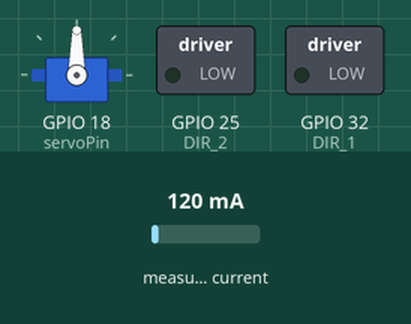
Simulated run of this program. Board: ESP32. Parts: servo, switched loads named in the program (green lamp = pin HIGH). The test bench sets the inputs (shaded band); at power-on: measured current 120 mA. Pins used as bus, display or sensor lines are not drawn; what the program prints to the serial monitor is not drawn.

Above: at 0.1 s.
At 2.05 s:
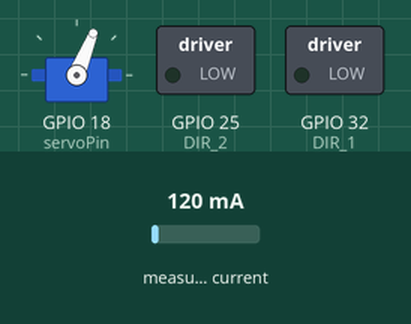
At 3.8 s:
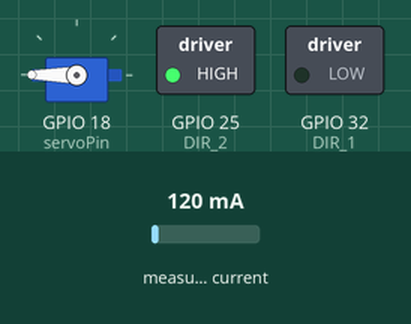
At 4.8 s:
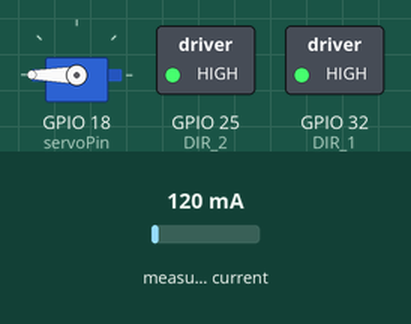
At 10.8 s:
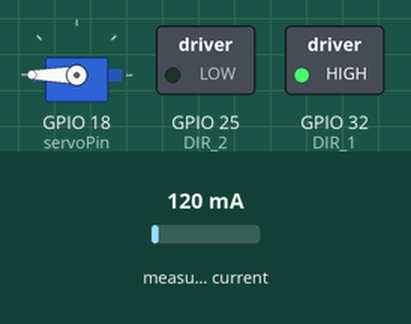
At 14.5 s:
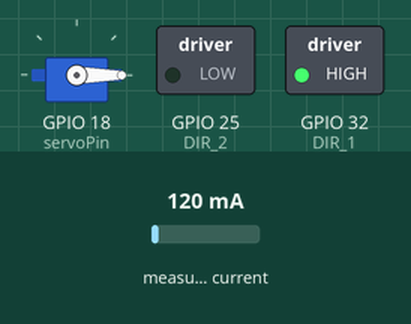
Timing chart, 0 to 16.0 s (numbered marks = the images above):
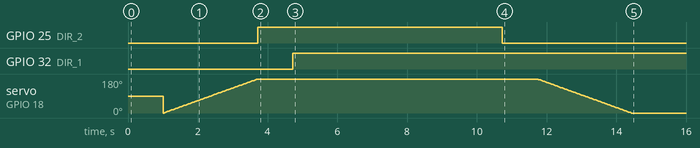

Measured:
- by itself, GPIO 25 (DIR_2): LOW → HIGH at 3.7 s, → LOW 7.0 s later
- by itself, GPIO 32 (DIR_1): LOW → HIGH at 4.7 s

The program:

main.cpp
```cpp
#include <Arduino.h>

#include <variable_def.h>
#include <Wire.h>
#include <Adafruit_INA219.h>
#include <ESP32Servo.h>

#include <current_ina.cpp>
#include <stepper_motor.cpp>
#include <servo.cpp>

unsigned long last_time = 0;
unsigned long up_time = 1000;
unsigned long moov_time1 = 1000;
unsigned long wait_time = 4000;
unsigned long moov_time2 = 1000;
unsigned long down_time = 1000;
void setup(void)
{
  Serial.begin(115200);
  while (!Serial)
  {
    delay(1);
  }
  millis();
 current_setup();
 motor_setup();
 servo_setup();

}

void loop(void){
print_current();
// ina219.getCurrent_mA()

last_time = millis();
while (millis()-last_time<=1000)
{
print_current();
}


servo_close();
last_time = millis();
while (millis()-last_time<=up_time)
{
  fow_2();
}
last_time = millis();
while (millis()-last_time<=moov_time1)
{
  fow_1();
}

// delay(2000);

last_time = millis();
while (millis()-last_time<=wait_time)
{
  float a = ina219.getCurrent_mA();
  Serial.println(a);
  if (a>=10000)
  {
    while(1){
      print_current();
    }
  }

}


last_time = millis();
while (millis()-last_time<=moov_time2)
{
  fow_1();
}
last_time = millis();
while (millis()-last_time<=down_time)
{
  back_2();
}
servo_open();

while(1){
print_current();
}

}
```

current_ina.cpp
```cpp
#include <variable_def.h>
#include <Wire.h>
#include <Adafruit_INA219.h>
#include <ESP32Servo.h>

void current_setup(){
    // INA219 Initilize
  if (! ina219.begin())
  {
    Serial.println("Failed to find INA219 chip");
  }
  ina219.setCalibration_32V_1A();

  Serial.println("Measuring voltage, current, and power with INA219 ...");
}

void print_current(){
    Serial.println(ina219.getCurrent_mA());
}
```

servo.cpp
```cpp
#include <variable_def.h>
#include <Wire.h>
#include <Adafruit_INA219.h>
#include <ESP32Servo.h>


    // variable to store the servo position
// Recommended PWM GPIO pins on the ESP32 include 2,4,12-19,21-23,25-27,32-33
// Possible PWM GPIO pins on the ESP32-S2: 0(used by on-board button),1-17,18(used by on-board LED),19-21,26,33-42
// Possible PWM GPIO pins on the ESP32-S3: 0(used by on-board button),1-21,35-45,47,48(used by on-board LED)
// Possible PWM GPIO pins on the ESP32-C3: 0(used by on-board button),1-7,8(used by on-board LED),9-10,18-21


void servo_setup() {
	// Allow allocation of all timers
	ESP32PWM::allocateTimer(0);
	ESP32PWM::allocateTimer(1);
	ESP32PWM::allocateTimer(2);
	ESP32PWM::allocateTimer(3);
	myservo.setPeriodHertz(50);    // standard 50 hz servo
	myservo.attach(servoPin, 1650, 2050); // attaches the servo on pin 18 to the servo object
    //1650 - max open , 2000 - max close
	// using default min/max of 1000us and 2000us
	// different servos may require different min/max settings
	// for an accurate 0 to 180 sweep
}

void servo_loop() {

	for (pos = 0; pos <= 180; pos += 1) { // goes from 0 degrees to 180 degrees
		// in steps of 1 degree
		myservo.write(pos);    // tell servo to go to position in variable 'pos'
		delay(15);             // waits 15ms for the servo to reach the position
	}
    delay(3000);
	for (pos = 180; pos >= 0; pos -= 1) { // goes from 180 degrees to 0 degrees
		myservo.write(pos);    // tell servo to go to position in variable 'pos'
		delay(15);             // waits 15ms for the servo to reach the position
	}
}

void servo_close() {

	for (pos = 0; pos <= 180; pos += 1) { // goes from 0 degrees to 180 degrees
		// in steps of 1 degree
		myservo.write(pos);    // tell servo to go to position in variable 'pos'
		delay(15);             // waits 15ms for the servo to reach the position
	}
}
void servo_open() {

	for (pos = 180; pos >= 0; pos -= 1) { // goes from 180 degrees to 0 degrees
		myservo.write(pos);    // tell servo to go to position in variable 'pos'
		delay(15);             // waits 15ms for the servo to reach the position
	}
}
```

stepper_motor.cpp
```cpp
#include <variable_def.h>
#include <Wire.h>
#include <Adafruit_INA219.h>
#include <ESP32Servo.h>

int DIR_1 = dir_1;    // DIR- pin
int PUL_1 = pul_1;    // PUL- pin
int DIR_2 = dir_2;    // DIR- pin
int PUL_2 = pul_2;    // PUL- pin
unsigned long int ms = 50;
unsigned long int count = 0 , precount = 0 ;

void motor_setup() {
  pinMode (DIR_1, OUTPUT);
  pinMode (PUL_1, OUTPUT);
  pinMode (DIR_2, OUTPUT);
  pinMode (PUL_2, OUTPUT);
}

void moov_1(){
  if((micros()-count)>=ms){
    digitalWrite(PUL_1,HIGH);
    Serial.print("high");
  }//delay(t);
  if((micros()-count)>=(ms*2)){
    digitalWrite(PUL_1,LOW);
    Serial.print("low");
  count=micros();
  }//delay(t);
}

void back_1(){
    digitalWrite(DIR_1,LOW);
    Serial.println("fow");
    moov_1();
}

void fow_1(){
    digitalWrite(DIR_1,HIGH);
    Serial.println("back");
    moov_1();

}


void moov_2(){
  if((micros()-count)>=ms){
    digitalWrite(PUL_2,HIGH);
    Serial.print("high");
  }//delay(t);
  if((micros()-count)>=(ms*2)){
    digitalWrite(PUL_2,LOW);
    Serial.print("low");
  count=micros();
  }//delay(t);
}

void back_2(){
    digitalWrite(DIR_2,LOW);
    Serial.println("fow");
    moov_2();
}

void fow_2(){
    digitalWrite(DIR_2,HIGH);
    Serial.println("back");
    moov_2();

}
```

variable_def.h
```cpp
#include <Wire.h>
#include <Adafruit_INA219.h>
#include <ESP32Servo.h>

#ifndef VARIABLE_H
#define VARIABLE_H

Servo myservo;
Adafruit_INA219 ina219;

int pos = 0;


#define dir_1 32
#define pul_1 33
#define dir_2 25
#define pul_2 26
#define servoPin 18
// #define scl 22
// #define sda 21


#endif
```
